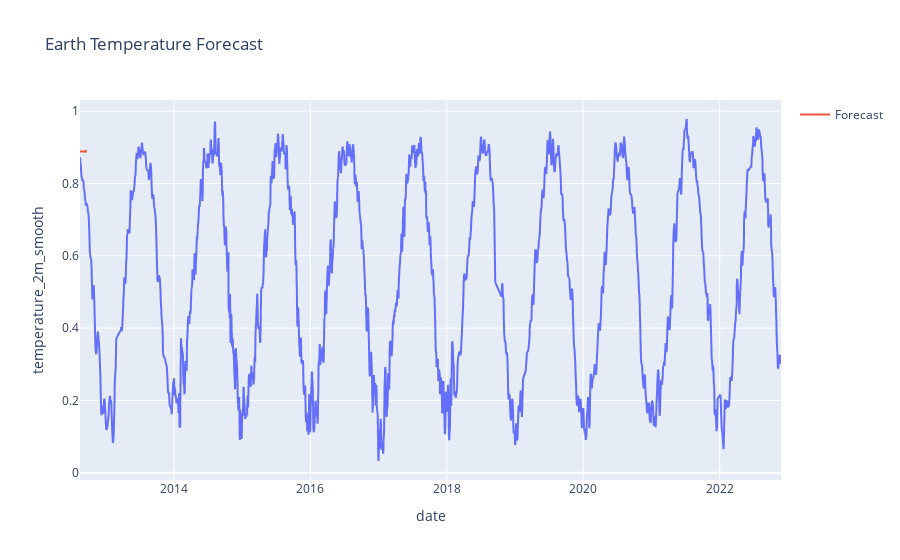

The cell this chart's notebook holds for it:
### Code cell
# Forecasting:
predictions = model_fit.predict(start=len(merged_df), end=len(merged_df)+30)
fig = px.line(merged_df, x="date", y="temperature_2m_smooth", title="Earth Temperature Forecast")
fig.add_scatter(x=merged_df["date"][-30:], y=predictions, name="Forecast")
fig.show()

### Figure 1 — Plotly figure (JSON) as saved in the notebook; plotly's stock layout.template omitted (floating-point values rounded to 4 significant figures; data arrays with more than 128 entries replaced by an {"elided": "..."} marker saying what was removed)
{"data": [{"hovertemplate": "date=%{x}<br>temperature_2m_smooth=%{y}<extra></extra>", "legendgroup": "", "line": {"color": "#636efa", "dash": "solid"}, "marker": {"symbol": "circle"}, "mode": "lines", "name": "", "showlegend": false, "type": "scattergl", "x": {"elided": "5450 str values"}, "xaxis": "x", "y": {"elided": "5450 float values"}, "yaxis": "y"}, {"name": "Forecast", "type": "scatter", "x": ["2012-09-19", "2012-09-18", "2012-09-17", "2012-09-16", "2012-09-15", "2012-09-14", "2012-09-13", "2012-09-12", "2012-09-11", "2012-09-10", "2012-09-08", "2012-09-06", "2012-09-05", "2012-09-04", "2012-09-03", "2012-09-02", "2012-09-01", "2012-08-31", "2012-08-30", "2012-08-29", "2012-08-28", "2012-08-27", "2012-08-23", "2012-08-22", "2012-08-21", "2012-08-20", "2012-08-19", "2012-08-18", "2012-08-17", "2012-08-16"], "y": [0.8923, 0.8903, 0.889, 0.888, 0.8879, 0.8881, 0.8883, 0.8884, 0.8885, 0.8885, 0.8884, 0.8884, 0.8884, 0.8884, 0.8884, 0.8884, 0.8884, 0.8884, 0.8884, 0.8884, 0.8884, 0.8884, 0.8884, 0.8884, 0.8884, 0.8884, 0.8884, 0.8884, 0.8884, 0.8884, 0.8884]}], "layout": {"legend": {"tracegroupgap": 0}, "title": {"text": "Earth Temperature Forecast"}, "xaxis": {"anchor": "y", "domain": [0, 1], "title": {"text": "date"}}, "yaxis": {"anchor": "x", "domain": [0, 1], "title": {"text": "temperature_2m_smooth"}}}}
